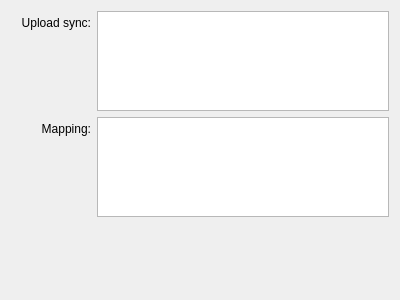
<?xml version="1.0" encoding="UTF-8"?>
<ui version="4.0">
 <class>{TPL}FormDirSettingUi</class>
 <widget class="QWidget" name="{TPL}FormDirSettingUi">
  <property name="geometry">
   <rect>
    <x>0</x>
    <y>0</y>
    <width>400</width>
    <height>300</height>
   </rect>
  </property>
  <property name="windowTitle">
   <string>Form</string>
  </property>
  <layout class="QVBoxLayout" name="verticalLayout">
   <item>
    <layout class="QFormLayout" name="formLayout">
     <item row="0" column="0">
      <widget class="QLabel" name="label">
       <property name="minimumSize">
        <size>
         <width>80</width>
         <height>0</height>
        </size>
       </property>
       <property name="maximumSize">
        <size>
         <width>80</width>
         <height>16777215</height>
        </size>
       </property>
       <property name="baseSize">
        <size>
         <width>80</width>
         <height>0</height>
        </size>
       </property>
       <property name="text">
        <string>Upload sync:</string>
       </property>
       <property name="alignment">
        <set>Qt::AlignRight|Qt::AlignTrailing|Qt::AlignVCenter</set>
       </property>
      </widget>
     </item>
     <item row="1" column="0">
      <widget class="QLabel" name="re">
       <property name="minimumSize">
        <size>
         <width>80</width>
         <height>0</height>
        </size>
       </property>
       <property name="maximumSize">
        <size>
         <width>80</width>
         <height>16777215</height>
        </size>
       </property>
       <property name="baseSize">
        <size>
         <width>80</width>
         <height>0</height>
        </size>
       </property>
       <property name="text">
        <string>Mapping:</string>
       </property>
       <property name="alignment">
        <set>Qt::AlignRight|Qt::AlignTrailing|Qt::AlignVCenter</set>
       </property>
      </widget>
     </item>
     <item row="0" column="1">
      <widget class="ady::DirMappingView" name="localTreeView">
       <property name="maximumSize">
        <size>
         <width>16777215</width>
         <height>100</height>
        </size>
       </property>
       <property name="editTriggers">
        <set>QAbstractItemView::CurrentChanged|QAbstractItemView::DoubleClicked|QAbstractItemView::EditKeyPressed|QAbstractItemView::SelectedClicked</set>
       </property>
       <property name="selectionMode">
        <enum>QAbstractItemView::SingleSelection</enum>
       </property>
       <property name="rootIsDecorated">
        <bool>false</bool>
       </property>
       <property name="itemsExpandable">
        <bool>false</bool>
       </property>
      </widget>
     </item>
     <item row="1" column="1">
      <widget class="ady::DirMappingView" name="remoteTreeView">
       <property name="maximumSize">
        <size>
         <width>16777215</width>
         <height>100</height>
        </size>
       </property>
       <property name="editTriggers">
        <set>QAbstractItemView::CurrentChanged|QAbstractItemView::EditKeyPressed|QAbstractItemView::SelectedClicked</set>
       </property>
       <property name="rootIsDecorated">
        <bool>false</bool>
       </property>
       <property name="itemsExpandable">
        <bool>false</bool>
       </property>
      </widget>
     </item>
    </layout>
   </item>
   <item>
    <spacer name="verticalSpacer">
     <property name="orientation">
      <enum>Qt::Vertical</enum>
     </property>
     <property name="sizeHint" stdset="0">
      <size>
       <width>20</width>
       <height>40</height>
      </size>
     </property>
    </spacer>
   </item>
  </layout>
 </widget>
 <customwidgets>
  <customwidget>
   <class>ady::DirMappingView</class>
   <extends>QTreeView</extends>
   <header location="global">components/dir_mapping_view.h</header>
  </customwidget>
 </customwidgets>
 <resources/>
 <connections/>
</ui>
